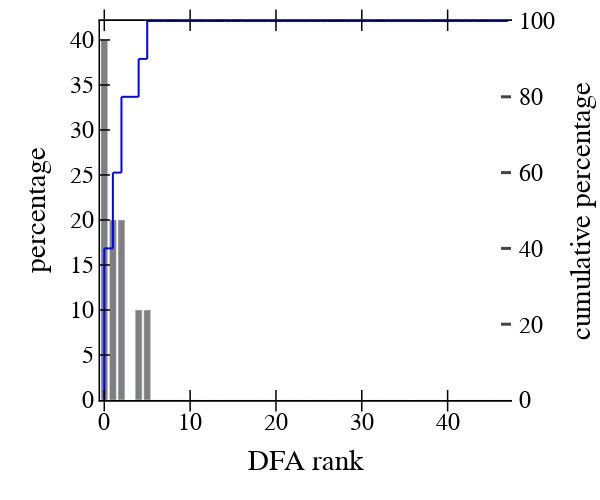

The cell this chart's notebook holds for it:
### Markdown cell above
##### DFA ranks

### Code cell
y = []
for ii in range(48):
    y += [len(df_sel[df_sel["ranks"] == ii])*100./len(df_sel)]
data = [go.Bar(x=list(range(48)),
               y=y, name='all', marker_color='rgba(0, 0, 0, 0.5)', showlegend=False),]
xs=list(range(48))
ys=[np.sum(y[:ii])*100./np.sum(y) for ii in xs]
for ii in range(47):
    data += [go.Scatter(x=[xs[ii], xs[ii]], y=[ys[ii], ys[ii+1]], mode='lines', yaxis="y2", line=dict(color='blue', width=2, dash='solid'), showlegend=False)]
    data += [go.Scatter(x=[xs[ii], xs[ii+1]], y=[ys[ii+1], ys[ii+1]], mode='lines', yaxis="y2", line=dict(color='blue', width=2, dash='solid'), showlegend=False)]
layout = go.Layout()
layout.update(glob_layout)
layout.legend.update(x=1, y=1, bgcolor="rgba(0,0,0,0)")
layout["xaxis"].update({'title': "DFA rank"})
layout["yaxis"].update({'title': "percentage", "mirror": False})
layout.update({"yaxis2": dict(
    title="cumulative percentage",
    titlefont=dict(color="black"),
    tickfont=dict(color="black"),
    anchor="free",
    overlaying="y",
    side="right",
    position=1,
    range=[0, 100],
    showgrid=True,  
    zeroline=True, 
    ticks="inside", 
    showline=True,
    tickwidth=3, 
    linewidth=3, 
    ticklen=10,
#     mirror=True,
)},)
layout.update(width=600, height=500, boxmode='group')
fig = dict(data=data, layout=layout)
iplot(fig)

### Figure 1 — Plotly figure (JSON) as saved in the notebook; plotly's stock layout.template omitted (floating-point values rounded to 4 significant figures)
{"data": [{"marker": {"color": "rgba(0, 0, 0, 0.5)"}, "name": "all", "showlegend": false, "type": "bar", "x": [0, 1, 2, 3, 4, 5, 6, 7, 8, 9, 10, 11, 12, 13, 14, 15, 16, 17, 18, 19, 20, 21, 22, 23, 24, 25, 26, 27, 28, 29, 30, 31, 32, 33, 34, 35, 36, 37, 38, 39, 40, 41, 42, 43, 44, 45, 46, 47], "y": [40, 20, 20, 0, 10, 10, 0, 0, 0, 0, 0, 0, 0, 0, 0, 0, 0, 0, 0, 0, 0, 0, 0, 0, 0, 0, 0, 0, 0, 0, 0, 0, 0, 0, 0, 0, 0, 0, 0, 0, 0, 0, 0, 0, 0, 0, 0, 0]}, {"line": {"color": "blue", "dash": "solid", "width": 2}, "mode": "lines", "showlegend": false, "type": "scatter", "x": [0, 0], "y": [0, 40], "yaxis": "y2"}, {"line": {"color": "blue", "dash": "solid", "width": 2}, "mode": "lines", "showlegend": false, "type": "scatter", "x": [0, 1], "y": [40, 40], "yaxis": "y2"}, {"line": {"color": "blue", "dash": "solid", "width": 2}, "mode": "lines", "showlegend": false, "type": "scatter", "x": [1, 1], "y": [40, 60], "yaxis": "y2"}, {"line": {"color": "blue", "dash": "solid", "width": 2}, "mode": "lines", "showlegend": false, "type": "scatter", "x": [1, 2], "y": [60, 60], "yaxis": "y2"}, {"line": {"color": "blue", "dash": "solid", "width": 2}, "mode": "lines", "showlegend": false, "type": "scatter", "x": [2, 2], "y": [60, 80], "yaxis": "y2"}, {"line": {"color": "blue", "dash": "solid", "width": 2}, "mode": "lines", "showlegend": false, "type": "scatter", "x": [2, 3], "y": [80, 80], "yaxis": "y2"}, {"line": {"color": "blue", "dash": "solid", "width": 2}, "mode": "lines", "showlegend": false, "type": "scatter", "x": [3, 3], "y": [80, 80], "yaxis": "y2"}, {"line": {"color": "blue", "dash": "solid", "width": 2}, "mode": "lines", "showlegend": false, "type": "scatter", "x": [3, 4], "y": [80, 80], "yaxis": "y2"}, {"line": {"color": "blue", "dash": "solid", "width": 2}, "mode": "lines", "showlegend": false, "type": "scatter", "x": [4, 4], "y": [80, 90], "yaxis": "y2"}, {"line": {"color": "blue", "dash": "solid", "width": 2}, "mode": "lines", "showlegend": false, "type": "scatter", "x": [4, 5], "y": [90, 90], "yaxis": "y2"}, {"line": {"color": "blue", "dash": "solid", "width": 2}, "mode": "lines", "showlegend": false, "type": "scatter", "x": [5, 5], "y": [90, 100], "yaxis": "y2"}, {"line": {"color": "blue", "dash": "solid", "width": 2}, "mode": "lines", "showlegend": false, "type": "scatter", "x": [5, 6], "y": [100, 100], "yaxis": "y2"}, {"line": {"color": "blue", "dash": "solid", "width": 2}, "mode": "lines", "showlegend": false, "type": "scatter", "x": [6, 6], "y": [100, 100], "yaxis": "y2"}, {"line": {"color": "blue", "dash": "solid", "width": 2}, "mode": "lines", "showlegend": false, "type": "scatter", "x": [6, 7], "y": [100, 100], "yaxis": "y2"}, {"line": {"color": "blue", "dash": "solid", "width": 2}, "mode": "lines", "showlegend": false, "type": "scatter", "x": [7, 7], "y": [100, 100], "yaxis": "y2"}, {"line": {"color": "blue", "dash": "solid", "width": 2}, "mode": "lines", "showlegend": false, "type": "scatter", "x": [7, 8], "y": [100, 100], "yaxis": "y2"}, {"line": {"color": "blue", "dash": "solid", "width": 2}, "mode": "lines", "showlegend": false, "type": "scatter", "x": [8, 8], "y": [100, 100], "yaxis": "y2"}, {"line": {"color": "blue", "dash": "solid", "width": 2}, "mode": "lines", "showlegend": false, "type": "scatter", "x": [8, 9], "y": [100, 100], "yaxis": "y2"}, {"line": {"color": "blue", "dash": "solid", "width": 2}, "mode": "lines", "showlegend": false, "type": "scatter", "x": [9, 9], "y": [100, 100], "yaxis": "y2"}, {"line": {"color": "blue", "dash": "solid", "width": 2}, "mode": "lines", "showlegend": false, "type": "scatter", "x": [9, 10], "y": [100, 100], "yaxis": "y2"}, {"line": {"color": "blue", "dash": "solid", "width": 2}, "mode": "lines", "showlegend": false, "type": "scatter", "x": [10, 10], "y": [100, 100], "yaxis": "y2"}, {"line": {"color": "blue", "dash": "solid", "width": 2}, "mode": "lines", "showlegend": false, "type": "scatter", "x": [10, 11], "y": [100, 100], "yaxis": "y2"}, {"line": {"color": "blue", "dash": "solid", "width": 2}, "mode": "lines", "showlegend": false, "type": "scatter", "x": [11, 11], "y": [100, 100], "yaxis": "y2"}, {"line": {"color": "blue", "dash": "solid", "width": 2}, "mode": "lines", "showlegend": false, "type": "scatter", "x": [11, 12], "y": [100, 100], "yaxis": "y2"}, {"line": {"color": "blue", "dash": "solid", "width": 2}, "mode": "lines", "showlegend": false, "type": "scatter", "x": [12, 12], "y": [100, 100], "yaxis": "y2"}, {"line": {"color": "blue", "dash": "solid", "width": 2}, "mode": "lines", "showlegend": false, "type": "scatter", "x": [12, 13], "y": [100, 100], "yaxis": "y2"}, {"line": {"color": "blue", "dash": "solid", "width": 2}, "mode": "lines", "showlegend": false, "type": "scatter", "x": [13, 13], "y": [100, 100], "yaxis": "y2"}, {"line": {"color": "blue", "dash": "solid", "width": 2}, "mode": "lines", "showlegend": false, "type": "scatter", "x": [13, 14], "y": [100, 100], "yaxis": "y2"}, {"line": {"color": "blue", "dash": "solid", "width": 2}, "mode": "lines", "showlegend": false, "type": "scatter", "x": [14, 14], "y": [100, 100], "yaxis": "y2"}, {"line": {"color": "blue", "dash": "solid", "width": 2}, "mode": "lines", "showlegend": false, "type": "scatter", "x": [14, 15], "y": [100, 100], "yaxis": "y2"}, {"line": {"color": "blue", "dash": "solid", "width": 2}, "mode": "lines", "showlegend": false, "type": "scatter", "x": [15, 15], "y": [100, 100], "yaxis": "y2"}, {"line": {"color": "blue", "dash": "solid", "width": 2}, "mode": "lines", "showlegend": false, "type": "scatter", "x": [15, 16], "y": [100, 100], "yaxis": "y2"}, {"line": {"color": "blue", "dash": "solid", "width": 2}, "mode": "lines", "showlegend": false, "type": "scatter", "x": [16, 16], "y": [100, 100], "yaxis": "y2"}, {"line": {"color": "blue", "dash": "solid", "width": 2}, "mode": "lines", "showlegend": false, "type": "scatter", "x": [16, 17], "y": [100, 100], "yaxis": "y2"}, {"line": {"color": "blue", "dash": "solid", "width": 2}, "mode": "lines", "showlegend": false, "type": "scatter", "x": [17, 17], "y": [100, 100], "yaxis": "y2"}, {"line": {"color": "blue", "dash": "solid", "width": 2}, "mode": "lines", "showlegend": false, "type": "scatter", "x": [17, 18], "y": [100, 100], "yaxis": "y2"}, {"line": {"color": "blue", "dash": "solid", "width": 2}, "mode": "lines", "showlegend": false, "type": "scatter", "x": [18, 18], "y": [100, 100], "yaxis": "y2"}, {"line": {"color": "blue", "dash": "solid", "width": 2}, "mode": "lines", "showlegend": false, "type": "scatter", "x": [18, 19], "y": [100, 100], "yaxis": "y2"}, {"line": {"color": "blue", "dash": "solid", "width": 2}, "mode": "lines", "showlegend": false, "type": "scatter", "x": [19, 19], "y": [100, 100], "yaxis": "y2"}, {"line": {"color": "blue", "dash": "solid", "width": 2}, "mode": "lines", "showlegend": false, "type": "scatter", "x": [19, 20], "y": [100, 100], "yaxis": "y2"}, {"line": {"color": "blue", "dash": "solid", "width": 2}, "mode": "lines", "showlegend": false, "type": "scatter", "x": [20, 20], "y": [100, 100], "yaxis": "y2"}, {"line": {"color": "blue", "dash": "solid", "width": 2}, "mode": "lines", "showlegend": false, "type": "scatter", "x": [20, 21], "y": [100, 100], "yaxis": "y2"}, {"line": {"color": "blue", "dash": "solid", "width": 2}, "mode": "lines", "showlegend": false, "type": "scatter", "x": [21, 21], "y": [100, 100], "yaxis": "y2"}, {"line": {"color": "blue", "dash": "solid", "width": 2}, "mode": "lines", "showlegend": false, "type": "scatter", "x": [21, 22], "y": [100, 100], "yaxis": "y2"}, {"line": {"color": "blue", "dash": "solid", "width": 2}, "mode": "lines", "showlegend": false, "type": "scatter", "x": [22, 22], "y": [100, 100], "yaxis": "y2"}, {"line": {"color": "blue", "dash": "solid", "width": 2}, "mode": "lines", "showlegend": false, "type": "scatter", "x": [22, 23], "y": [100, 100], "yaxis": "y2"}, {"line": {"color": "blue", "dash": "solid", "width": 2}, "mode": "lines", "showlegend": false, "type": "scatter", "x": [23, 23], "y": [100, 100], "yaxis": "y2"}, {"line": {"color": "blue", "dash": "solid", "width": 2}, "mode": "lines", "showlegend": false, "type": "scatter", "x": [23, 24], "y": [100, 100], "yaxis": "y2"}, {"line": {"color": "blue", "dash": "solid", "width": 2}, "mode": "lines", "showlegend": false, "type": "scatter", "x": [24, 24], "y": [100, 100], "yaxis": "y2"}, {"line": {"color": "blue", "dash": "solid", "width": 2}, "mode": "lines", "showlegend": false, "type": "scatter", "x": [24, 25], "y": [100, 100], "yaxis": "y2"}, {"line": {"color": "blue", "dash": "solid", "width": 2}, "mode": "lines", "showlegend": false, "type": "scatter", "x": [25, 25], "y": [100, 100], "yaxis": "y2"}, {"line": {"color": "blue", "dash": "solid", "width": 2}, "mode": "lines", "showlegend": false, "type": "scatter", "x": [25, 26], "y": [100, 100], "yaxis": "y2"}, {"line": {"color": "blue", "dash": "solid", "width": 2}, "mode": "lines", "showlegend": false, "type": "scatter", "x": [26, 26], "y": [100, 100], "yaxis": "y2"}, {"line": {"color": "blue", "dash": "solid", "width": 2}, "mode": "lines", "showlegend": false, "type": "scatter", "x": [26, 27], "y": [100, 100], "yaxis": "y2"}, {"line": {"color": "blue", "dash": "solid", "width": 2}, "mode": "lines", "showlegend": false, "type": "scatter", "x": [27, 27], "y": [100, 100], "yaxis": "y2"}, {"line": {"color": "blue", "dash": "solid", "width": 2}, "mode": "lines", "showlegend": false, "type": "scatter", "x": [27, 28], "y": [100, 100], "yaxis": "y2"}, {"line": {"color": "blue", "dash": "solid", "width": 2}, "mode": "lines", "showlegend": false, "type": "scatter", "x": [28, 28], "y": [100, 100], "yaxis": "y2"}, {"line": {"color": "blue", "dash": "solid", "width": 2}, "mode": "lines", "showlegend": false, "type": "scatter", "x": [28, 29], "y": [100, 100], "yaxis": "y2"}, {"line": {"color": "blue", "dash": "solid", "width": 2}, "mode": "lines", "showlegend": false, "type": "scatter", "x": [29, 29], "y": [100, 100], "yaxis": "y2"}, {"line": {"color": "blue", "dash": "solid", "width": 2}, "mode": "lines", "showlegend": false, "type": "scatter", "x": [29, 30], "y": [100, 100], "yaxis": "y2"}, {"line": {"color": "blue", "dash": "solid", "width": 2}, "mode": "lines", "showlegend": false, "type": "scatter", "x": [30, 30], "y": [100, 100], "yaxis": "y2"}, {"line": {"color": "blue", "dash": "solid", "width": 2}, "mode": "lines", "showlegend": false, "type": "scatter", "x": [30, 31], "y": [100, 100], "yaxis": "y2"}, {"line": {"color": "blue", "dash": "solid", "width": 2}, "mode": "lines", "showlegend": false, "type": "scatter", "x": [31, 31], "y": [100, 100], "yaxis": "y2"}, {"line": {"color": "blue", "dash": "solid", "width": 2}, "mode": "lines", "showlegend": false, "type": "scatter", "x": [31, 32], "y": [100, 100], "yaxis": "y2"}, {"line": {"color": "blue", "dash": "solid", "width": 2}, "mode": "lines", "showlegend": false, "type": "scatter", "x": [32, 32], "y": [100, 100], "yaxis": "y2"}, {"line": {"color": "blue", "dash": "solid", "width": 2}, "mode": "lines", "showlegend": false, "type": "scatter", "x": [32, 33], "y": [100, 100], "yaxis": "y2"}, {"line": {"color": "blue", "dash": "solid", "width": 2}, "mode": "lines", "showlegend": false, "type": "scatter", "x": [33, 33], "y": [100, 100], "yaxis": "y2"}, {"line": {"color": "blue", "dash": "solid", "width": 2}, "mode": "lines", "showlegend": false, "type": "scatter", "x": [33, 34], "y": [100, 100], "yaxis": "y2"}, {"line": {"color": "blue", "dash": "solid", "width": 2}, "mode": "lines", "showlegend": false, "type": "scatter", "x": [34, 34], "y": [100, 100], "yaxis": "y2"}, {"line": {"color": "blue", "dash": "solid", "width": 2}, "mode": "lines", "showlegend": false, "type": "scatter", "x": [34, 35], "y": [100, 100], "yaxis": "y2"}, {"line": {"color": "blue", "dash": "solid", "width": 2}, "mode": "lines", "showlegend": false, "type": "scatter", "x": [35, 35], "y": [100, 100], "yaxis": "y2"}, {"line": {"color": "blue", "dash": "solid", "width": 2}, "mode": "lines", "showlegend": false, "type": "scatter", "x": [35, 36], "y": [100, 100], "yaxis": "y2"}, {"line": {"color": "blue", "dash": "solid", "width": 2}, "mode": "lines", "showlegend": false, "type": "scatter", "x": [36, 36], "y": [100, 100], "yaxis": "y2"}, {"line": {"color": "blue", "dash": "solid", "width": 2}, "mode": "lines", "showlegend": false, "type": "scatter", "x": [36, 37], "y": [100, 100], "yaxis": "y2"}, {"line": {"color": "blue", "dash": "solid", "width": 2}, "mode": "lines", "showlegend": false, "type": "scatter", "x": [37, 37], "y": [100, 100], "yaxis": "y2"}, {"line": {"color": "blue", "dash": "solid", "width": 2}, "mode": "lines", "showlegend": false, "type": "scatter", "x": [37, 38], "y": [100, 100], "yaxis": "y2"}, {"line": {"color": "blue", "dash": "solid", "width": 2}, "mode": "lines", "showlegend": false, "type": "scatter", "x": [38, 38], "y": [100, 100], "yaxis": "y2"}, {"line": {"color": "blue", "dash": "solid", "width": 2}, "mode": "lines", "showlegend": false, "type": "scatter", "x": [38, 39], "y": [100, 100], "yaxis": "y2"}, {"line": {"color": "blue", "dash": "solid", "width": 2}, "mode": "lines", "showlegend": false, "type": "scatter", "x": [39, 39], "y": [100, 100], "yaxis": "y2"}, {"line": {"color": "blue", "dash": "solid", "width": 2}, "mode": "lines", "showlegend": false, "type": "scatter", "x": [39, 40], "y": [100, 100], "yaxis": "y2"}, {"line": {"color": "blue", "dash": "solid", "width": 2}, "mode": "lines", "showlegend": false, "type": "scatter", "x": [40, 40], "y": [100, 100], "yaxis": "y2"}, {"line": {"color": "blue", "dash": "solid", "width": 2}, "mode": "lines", "showlegend": false, "type": "scatter", "x": [40, 41], "y": [100, 100], "yaxis": "y2"}, {"line": {"color": "blue", "dash": "solid", "width": 2}, "mode": "lines", "showlegend": false, "type": "scatter", "x": [41, 41], "y": [100, 100], "yaxis": "y2"}, {"line": {"color": "blue", "dash": "solid", "width": 2}, "mode": "lines", "showlegend": false, "type": "scatter", "x": [41, 42], "y": [100, 100], "yaxis": "y2"}, {"line": {"color": "blue", "dash": "solid", "width": 2}, "mode": "lines", "showlegend": false, "type": "scatter", "x": [42, 42], "y": [100, 100], "yaxis": "y2"}, {"line": {"color": "blue", "dash": "solid", "width": 2}, "mode": "lines", "showlegend": false, "type": "scatter", "x": [42, 43], "y": [100, 100], "yaxis": "y2"}, {"line": {"color": "blue", "dash": "solid", "width": 2}, "mode": "lines", "showlegend": false, "type": "scatter", "x": [43, 43], "y": [100, 100], "yaxis": "y2"}, {"line": {"color": "blue", "dash": "solid", "width": 2}, "mode": "lines", "showlegend": false, "type": "scatter", "x": [43, 44], "y": [100, 100], "yaxis": "y2"}, {"line": {"color": "blue", "dash": "solid", "width": 2}, "mode": "lines", "showlegend": false, "type": "scatter", "x": [44, 44], "y": [100, 100], "yaxis": "y2"}, {"line": {"color": "blue", "dash": "solid", "width": 2}, "mode": "lines", "showlegend": false, "type": "scatter", "x": [44, 45], "y": [100, 100], "yaxis": "y2"}, {"line": {"color": "blue", "dash": "solid", "width": 2}, "mode": "lines", "showlegend": false, "type": "scatter", "x": [45, 45], "y": [100, 100], "yaxis": "y2"}, {"line": {"color": "blue", "dash": "solid", "width": 2}, "mode": "lines", "showlegend": false, "type": "scatter", "x": [45, 46], "y": [100, 100], "yaxis": "y2"}, {"line": {"color": "blue", "dash": "solid", "width": 2}, "mode": "lines", "showlegend": false, "type": "scatter", "x": [46, 46], "y": [100, 100], "yaxis": "y2"}, {"line": {"color": "blue", "dash": "solid", "width": 2}, "mode": "lines", "showlegend": false, "type": "scatter", "x": [46, 47], "y": [100, 100], "yaxis": "y2"}], "layout": {"boxmode": "group", "font": {"color": "black", "family": "Helvetica", "size": 24}, "height": 500, "legend": {"bgcolor": "rgba(0,0,0,0)", "orientation": "v", "x": 1, "y": 1}, "margin": {"b": 100, "l": 100, "r": 10, "t": 10}, "paper_bgcolor": "rgba(255,255,255,100)", "plot_bgcolor": "white", "width": 600, "xaxis": {"color": "black", "linecolor": "black", "linewidth": 1.5, "mirror": "allticks", "showgrid": false, "showline": true, "ticklen": 10, "ticks": "inside", "tickwidth": 1.5, "title": {"text": "DFA rank"}, "zeroline": false}, "yaxis": {"color": "black", "linecolor": "black", "linewidth": 1.5, "mirror": false, "showgrid": false, "showline": true, "ticklen": 10, "ticks": "inside", "tickwidth": 1.5, "title": {"text": "percentage"}, "zeroline": false}, "yaxis2": {"anchor": "free", "linewidth": 3, "overlaying": "y", "position": 1, "range": [0, 100], "showgrid": true, "showline": true, "side": "right", "tickfont": {"color": "black"}, "ticklen": 10, "ticks": "inside", "tickwidth": 3, "title": {"font": {"color": "black"}, "text": "cumulative percentage"}, "zeroline": true}}}
